Frame 1 (no input): blank canvas, image omitted
Frame 60 (no input): blank canvas, image omitted
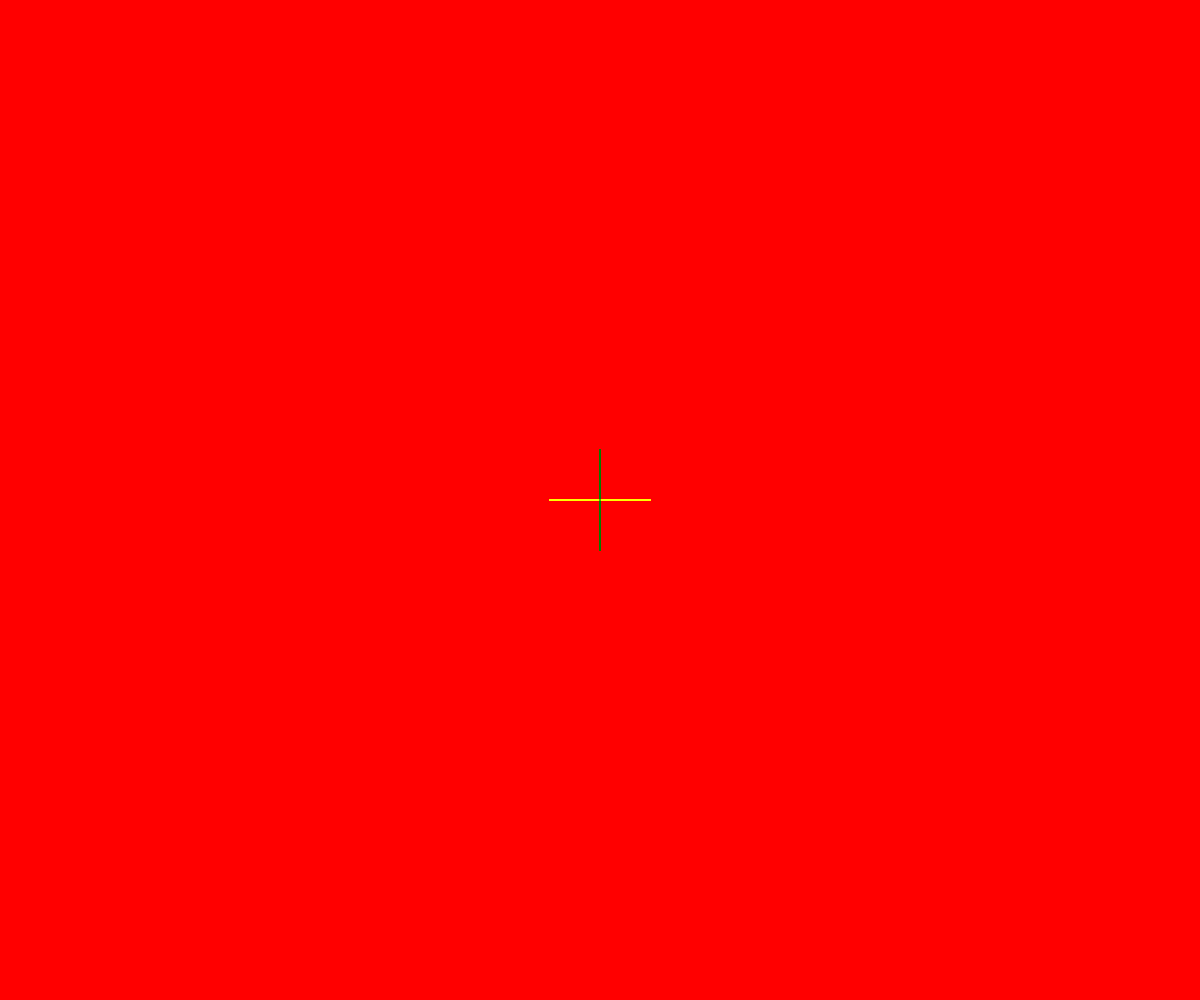
Frame 120 (the mouse pressed at the canvas centre since frame 60)

The p5.js sketch whose frames 1 and 60 were blank and that drew this single picture after the mouse press (run headless with seeded random() and noise() and a simulated clock; from frame 60 on, the mouse is pressed at the canvas centre):

// p5.js sketch
// ── sketch.js
let canvas;

var interruptor = false;



function setup() {

  canvas = createCanvas(windowWidth, windowHeight);
  canvas.position(0, 0);
  background('red');

}



function draw() {



  if (mouseIsPressed && interruptor == false) {
    stroke('yellow');
    line(mouseX - 50, mouseY, mouseX + 50, mouseY);
    stroke('green');
    line(mouseX, mouseY - 50, mouseX, mouseY + 50);

  }



  if (mouseIsPressed && interruptor == true) {

    stroke('purple');
    line(mouseX - 50, mouseY, mouseX + 50, mouseY);
    stroke('pink');
    line(mouseX, mouseY - 50, mouseX, mouseY + 50);

  }

}



function keyPressed() {

  interruptor = !interruptor;

}






    
